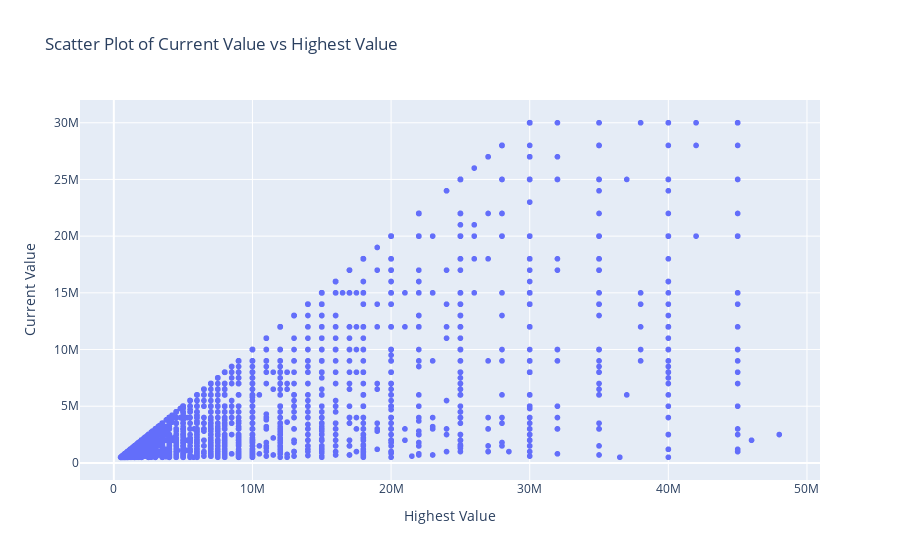

The cell this chart's notebook holds for it:
### Markdown cell above
### This plot shows a strong relationship between the current value and the highest value, as well as a clustering of points at lower values.

### Code cell
# scatter to show relation between highest_value and current_value
fig = px.scatter(player, x='highest_value', y='current_value', 
                 title='Scatter Plot of Current Value vs Highest Value',
                 labels={'highest_value': 'Highest Value', 'current_value': 'Current Value'})
fig.show()

### Figure 1 — Plotly figure (JSON) as saved in the notebook; plotly's stock layout.template omitted (floating-point values rounded to 4 significant figures; data arrays with more than 128 entries replaced by an {"elided": "..."} marker saying what was removed)
{"data": [{"hovertemplate": "Highest Value=%{x}<br>Current Value=%{y}<extra></extra>", "legendgroup": "", "marker": {"color": "#636efa", "symbol": "circle"}, "mode": "markers", "name": "", "showlegend": false, "type": "scattergl", "x": {"elided": "6504 int values"}, "xaxis": "x", "y": {"elided": "6504 int values"}, "yaxis": "y"}], "layout": {"legend": {"tracegroupgap": 0}, "title": {"text": "Scatter Plot of Current Value vs Highest Value"}, "xaxis": {"anchor": "y", "domain": [0, 1], "title": {"text": "Highest Value"}}, "yaxis": {"anchor": "x", "domain": [0, 1], "title": {"text": "Current Value"}}}}
